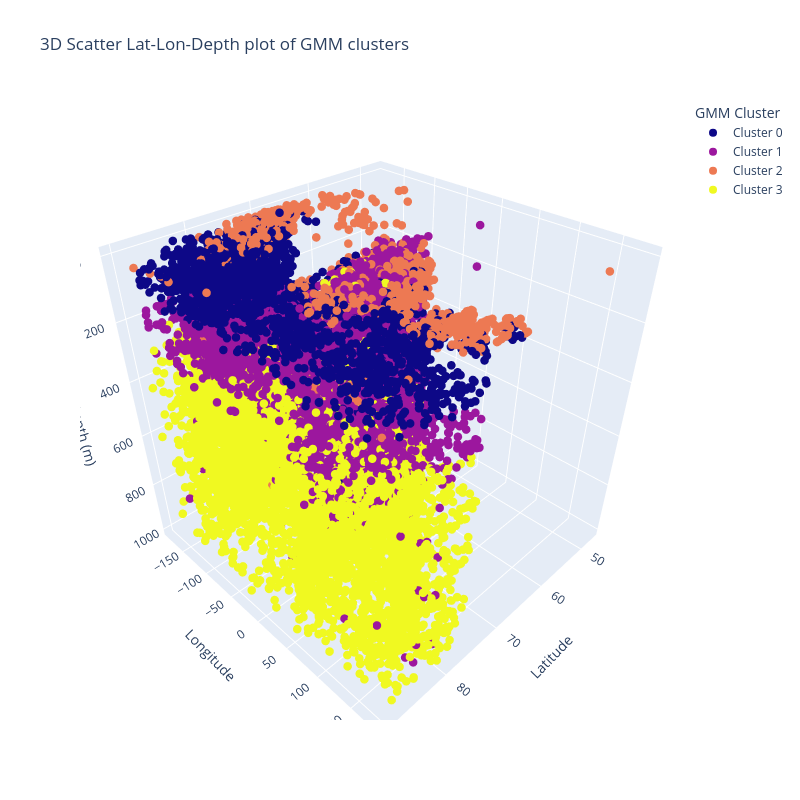

Here is the notebook cell this chart was saved with:
### Code cell
#Plot in 3D
colors = px.colors.sample_colorscale(
    px.colors.sequential.Plasma,
    np.linspace(0, 1, n_clusters)
)

# Stepped colorscale
discrete_colorscale = []
for i, c in enumerate(colors):
    discrete_colorscale.append([i / n_clusters, c])
    discrete_colorscale.append([(i + 1) / n_clusters, c])

fig_3d = px.scatter_3d(
    df_sampled,
    x='Latitude_[deg_N]',
    y='Longitude_[deg_E]',
    z='Depth_[m]',
    color='gmm_label_4',
    color_continuous_scale=discrete_colorscale,
    range_color=(0, n_clusters),
    title="3D Scatter Lat-Lon-Depth plot of GMM clusters"
)

fig_3d.update_traces(
    marker=dict(
        size=5
    )
)

fig_3d.update_coloraxes(showscale=False)  # hide colorbar

for i, c in enumerate(colors):
    fig_3d.add_trace(
        go.Scatter3d(
            x=[None], y=[None], z=[None],
            mode="markers",
            marker=dict(size=8, color=c),
            name=f"Cluster {i}",
            showlegend=True
        )
    )

fig_3d.update_layout(
    scene=dict(
        xaxis_title='Latitude',
        yaxis_title='Longitude',
        zaxis_title='Depth (m)',
        zaxis=dict(autorange='reversed')
    ),
    height=800,
    width=800,
    legend_title_text="GMM Cluster",
    legend_traceorder="normal"
)

fig_3d.show()

### Figure 1 — Plotly figure (JSON) as saved in the notebook; plotly's stock layout.template omitted (floating-point values rounded to 4 significant figures; data arrays with more than 128 entries replaced by an {"elided": "..."} marker saying what was removed)
{"data": [{"hovertemplate": "Latitude_[deg_N]=%{x}<br>Longitude_[deg_E]=%{y}<br>Depth_[m]=%{z}<br>gmm_label_4=%{marker.color}<extra></extra>", "legendgroup": "", "marker": {"color": {"elided": "17183 int values"}, "coloraxis": "coloraxis", "size": 5, "symbol": "circle"}, "mode": "markers", "name": "", "scene": "scene", "showlegend": false, "type": "scatter3d", "x": {"elided": "17183 float values"}, "y": {"elided": "17183 float values"}, "z": {"elided": "17183 float values"}}, {"marker": {"color": "rgb(13, 8, 135)", "size": 8}, "mode": "markers", "name": "Cluster 0", "showlegend": true, "type": "scatter3d", "x": [null], "y": [null], "z": [null]}, {"marker": {"color": "rgb(156, 23, 158)", "size": 8}, "mode": "markers", "name": "Cluster 1", "showlegend": true, "type": "scatter3d", "x": [null], "y": [null], "z": [null]}, {"marker": {"color": "rgb(237, 121, 83)", "size": 8}, "mode": "markers", "name": "Cluster 2", "showlegend": true, "type": "scatter3d", "x": [null], "y": [null], "z": [null]}, {"marker": {"color": "rgb(240, 249, 33)", "size": 8}, "mode": "markers", "name": "Cluster 3", "showlegend": true, "type": "scatter3d", "x": [null], "y": [null], "z": [null]}], "layout": {"coloraxis": {"cmax": 4, "cmin": 0, "colorbar": {"title": {"text": "gmm_label_4"}}, "colorscale": [[0, "rgb(13, 8, 135)"], [0.25, "rgb(13, 8, 135)"], [0.25, "rgb(156, 23, 158)"], [0.5, "rgb(156, 23, 158)"], [0.5, "rgb(237, 121, 83)"], [0.75, "rgb(237, 121, 83)"], [0.75, "rgb(240, 249, 33)"], [1, "rgb(240, 249, 33)"]], "showscale": false}, "height": 800, "legend": {"title": {"text": "GMM Cluster"}, "tracegroupgap": 0, "traceorder": "normal"}, "scene": {"domain": {"x": [0, 1], "y": [0, 1]}, "xaxis": {"title": {"text": "Latitude"}}, "yaxis": {"title": {"text": "Longitude"}}, "zaxis": {"autorange": "reversed", "title": {"text": "Depth (m)"}}}, "title": {"text": "3D Scatter Lat-Lon-Depth plot of GMM clusters"}, "width": 800}}
